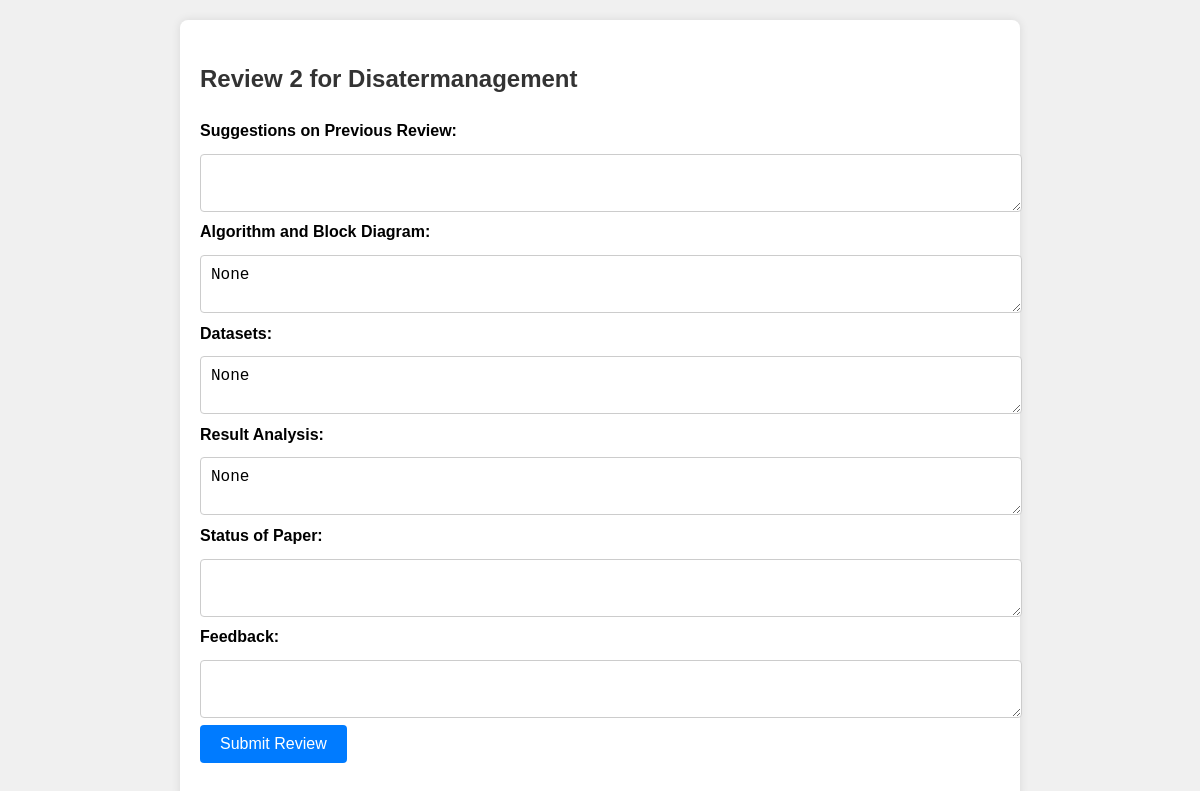
The app's page /projects/27/reviews/28/ (signed in) with its own data.
### pms/models.py (models this page shows, shortened)
class Review(models.Model):
    project = models.ForeignKey(create_project, related_name='reviews', on_delete=models.CASCADE)
    order = models.PositiveIntegerField()
    completed = models.BooleanField(default=False)
    reviewer = models.ForeignKey(User, on_delete=models.CASCADE)
    suggesionsonpreviouspreviousreview=models.TextField(blank=True,null=True)
    algorithmandblockdiagram=models.TextField(blank=True,null=True)
    datasets=models.TextField(blank=True,null=True)
    resultanlysis=models.TextField(blank=True,null=True)
    statusofpaper=models.TextField(blank=True,null=True)
    feedback = models.TextField(blank=True, null=True)
    class Meta:
        unique_together = ('project', 'order')

class create_project(models.Model):
    projectname = models.CharField(max_length=255)
    start_date = models.DateField()
    end_date = models.DateField()
    project_manager = models.ForeignKey(create_team_member, on_delete=models.SET_NULL, null=True, related_name='managed_projects')
    team_members = models.ManyToManyField(create_team_member, related_name='projects')
    categories = models.CharField(max_length=50)
    categories = models.CharField(max_length=50)
    comments = models.TextField()
    created_at = models.DateTimeField(auto_now_add=True)
    updated_at = models.DateTimeField(auto_now=True)
    created_by = models.ForeignKey(User, on_delete=models.CASCADE)

### pms/views.py (the view, shortened to what this page needs)
# urls.py: path('projects/<int:project_id>/reviews/<int:review_id>/',review_detail, name='review_detail'),
@login_required
def review_detail(request, project_id, review_id):
    review = get_object_or_404(Review, pk=review_id, project_id=project_id)
    return render(request, 'review_detail.html', {'review': review})

### templates/review_detail.html (shortened to what this page needs)
<!DOCTYPE html>
<html lang="en">
<head>
</head>
<body>
<div class="container">
    <h2>Review {{ review.order }} for {{ review.project.projectname }}</h2>
    {% if not review.completed %}
        <form method="post">
            <label for="suggestions">Suggestions on Previous Review:</label>
            <textarea id="suggestions" name="suggestions" required>{{ review.suggesionsonpreviouspreviousrevie }}</textarea>
            <label for="algorithm">Algorithm and Block Diagram:</label>
            <textarea id="algorithm" name="algorithm" required>{{ review.algorithmandblockdiagram }}</textarea>
            <label for="datasets">Datasets:</label>
            <textarea id="datasets" name="datasets" required>{{ review.datasets }}</textarea>
            <label for="result_analysis">Result Analysis:</label>
            <textarea id="result_analysis" name="result_analysis" required>{{ review.resultanlysis }}</textarea>
            <label for="status_of_paper">Status of Paper:</label>
            <textarea id="status_of_paper" name="status_of_paper" required>{{ review.statusofpape }}</textarea>
            <label for="feedback">Feedback:</label>
            <textarea id="feedback" name="feedback" required>{{ review.feedback }}</textarea>
            <button type="submit">Submit Review</button>
        </form>
    {% else %}
        <p>This review has been completed.</p>
    {% endif %}
</div>
</body>
</html>

### templates/review_detail.html (style rules this page uses)
body { font-family: Arial, sans-serif; line-height: 1.6; margin: 20px; padding: 0; background-color: #f0f0f0; }
.container { max-width: 800px; margin: auto; background-color: #fff; padding: 20px; border-radius: 8px; box-shadow: 0 0 10px rgba(0, 0, 0, 0.1); }
h2 { margin-bottom: 20px; color: #333; }
form { margin-bottom: 20px; }
label { font-weight: bold; display: block; margin-bottom: 10px; }
textarea { width: 100%; padding: 10px; font-size: 16px; border: 1px solid #ccc; border-radius: 4px; resize: vertical; }
button { background-color: #007bff; color: #fff; border: none; padding: 10px 20px; cursor: pointer; border-radius: 4px; font-size: 16px; }

### records on screen
Review: order "2", project.projectname "Disatermanagement", algorithm "None", datasets "None", result_analysis "None"
